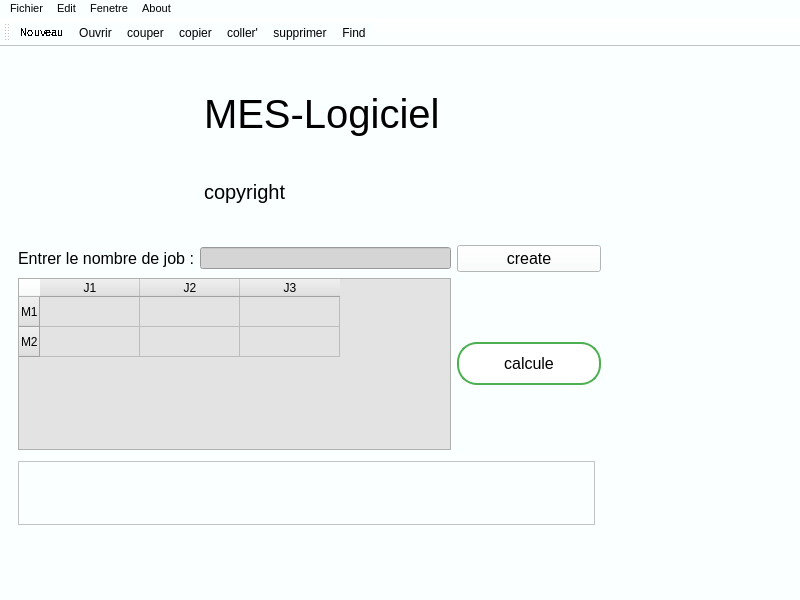
<?xml version="1.0" encoding="UTF-8"?>
<ui version="4.0">
 <class>MainWindow</class>
 <widget class="QMainWindow" name="MainWindow">
  <property name="windowModality">
   <enum>Qt::NonModal</enum>
  </property>
  <property name="geometry">
   <rect>
    <x>0</x>
    <y>0</y>
    <width>800</width>
    <height>600</height>
   </rect>
  </property>
  <property name="font">
   <font>
    <pointsize>6</pointsize>
   </font>
  </property>
  <property name="mouseTracking">
   <bool>true</bool>
  </property>
  <property name="windowTitle">
   <string>MES Logiciel</string>
  </property>
  <property name="windowIcon">
   <iconset resource="data/data.qrc">
    <normaloff>:/icons/icons/icons8-production-100.png</normaloff>:/icons/icons/icons8-production-100.png</iconset>
  </property>
  <property name="autoFillBackground">
   <bool>false</bool>
  </property>
  <property name="styleSheet">
   <string notr="true">
background-color: rgb(250, 255, 255);</string>
  </property>
  <widget class="QWidget" name="centralwidget">
   <widget class="QWidget" name="layoutWidget">
    <property name="geometry">
     <rect>
      <x>30</x>
      <y>30</y>
      <width>511</width>
      <height>151</height>
     </rect>
    </property>
    <layout class="QGridLayout" name="gridLayout">
     <item row="0" column="0" rowspan="2">
      <widget class="QLabel" name="label">
       <property name="styleSheet">
        <string notr="true">
border-image: url(:/icons/icons/icons8-production-100.png);</string>
       </property>
       <property name="text">
        <string/>
       </property>
      </widget>
     </item>
     <item row="0" column="1" colspan="2">
      <widget class="QLabel" name="label_2">
       <property name="font">
        <font>
         <pointsize>30</pointsize>
        </font>
       </property>
       <property name="text">
        <string>MES-Logiciel</string>
       </property>
      </widget>
     </item>
     <item row="1" column="1" colspan="2">
      <widget class="QLabel" name="label_3">
       <property name="font">
        <font>
         <pointsize>15</pointsize>
        </font>
       </property>
       <property name="styleSheet">
        <string notr="true"/>
       </property>
       <property name="text">
        <string>copyright</string>
       </property>
      </widget>
     </item>
    </layout>
   </widget>
   <widget class="QWidget" name="layoutWidget">
    <property name="geometry">
     <rect>
      <x>18</x>
      <y>198</y>
      <width>583</width>
      <height>205</height>
     </rect>
    </property>
    <layout class="QGridLayout" name="gridLayout_2">
     <item row="0" column="0">
      <widget class="QLabel" name="label_5">
       <property name="font">
        <font>
         <pointsize>12</pointsize>
        </font>
       </property>
       <property name="text">
        <string>Entrer le nombre de job :</string>
       </property>
      </widget>
     </item>
     <item row="0" column="1">
      <widget class="QLineEdit" name="lineEdit">
       <property name="styleSheet">
        <string notr="true">background-color: rgb(213, 213, 213);</string>
       </property>
      </widget>
     </item>
     <item row="1" column="0" colspan="2">
      <widget class="QTableWidget" name="table">
       <property name="styleSheet">
        <string notr="true">background-color: rgb(227, 227, 227);</string>
       </property>
       <row>
        <property name="text">
         <string>M1</string>
        </property>
       </row>
       <row>
        <property name="text">
         <string>M2</string>
        </property>
       </row>
       <column>
        <property name="text">
         <string>J1</string>
        </property>
       </column>
       <column>
        <property name="text">
         <string>J2</string>
        </property>
       </column>
       <column>
        <property name="text">
         <string>J3</string>
        </property>
       </column>
      </widget>
     </item>
     <item row="1" column="2">
      <widget class="QPushButton" name="calcule">
       <property name="font">
        <font>
         <pointsize>-1</pointsize>
        </font>
       </property>
       <property name="styleSheet">
        <string notr="true">QPushButton {
    background-color: white; /* Couleur de fond blanche */
    border: 2px solid #4CAF50; /* Bordure verte */
    color: black; /* Couleur du texte noire */
    padding: 10px 20px; /* Espacement interne */
    font-size: 16px; /* Taille de la police */
    border-radius: 20px; /* Coins arrondis */
    min-width: 100px; /* Largeur minimale du bouton */
    transition: all 0.3s ease; /* Transition douce pour toutes les propriétés */
}

QPushButton:hover {
    background-color: #f0f0f0; /* Légère couleur grise au survol */
}

QPushButton:pressed {
    background-color: #e0e0e0; /* Couleur gris clair lors du clic */
    padding-left: 14px; /* Effet de &quot;pression&quot; */
    padding-top: 14px; /* Le bouton semble bouger vers le bas */
}</string>
       </property>
       <property name="text">
        <string>calcule</string>
       </property>
      </widget>
     </item>
     <item row="0" column="2">
      <widget class="QPushButton" name="create">
       <property name="font">
        <font>
         <pointsize>12</pointsize>
        </font>
       </property>
       <property name="text">
        <string>create</string>
       </property>
      </widget>
     </item>
    </layout>
   </widget>
   <widget class="QTextEdit" name="textEdit">
    <property name="geometry">
     <rect>
      <x>18</x>
      <y>414</y>
      <width>577</width>
      <height>64</height>
     </rect>
    </property>
   </widget>
  </widget>
  <widget class="QMenuBar" name="menubar">
   <property name="enabled">
    <bool>true</bool>
   </property>
   <property name="geometry">
    <rect>
     <x>0</x>
     <y>0</y>
     <width>800</width>
     <height>21</height>
    </rect>
   </property>
   <property name="font">
    <font>
     <pointsize>8</pointsize>
    </font>
   </property>
   <property name="cursor">
    <cursorShape>PointingHandCursor</cursorShape>
   </property>
   <property name="mouseTracking">
    <bool>true</bool>
   </property>
   <property name="defaultUp">
    <bool>false</bool>
   </property>
   <property name="nativeMenuBar">
    <bool>true</bool>
   </property>
   <widget class="QMenu" name="menuFichier">
    <property name="cursor">
     <cursorShape>PointingHandCursor</cursorShape>
    </property>
    <property name="title">
     <string>Fichier</string>
    </property>
    <addaction name="actionNouveau"/>
    <addaction name="actionopen_2"/>
    <addaction name="actionFermer"/>
    <addaction name="separator"/>
    <addaction name="actionEnregistrer"/>
    <addaction name="actionEnregistrer_sous"/>
    <addaction name="separator"/>
    <addaction name="actionquiter"/>
    <addaction name="separator"/>
   </widget>
   <widget class="QMenu" name="menuabout">
    <property name="font">
     <font>
      <pointsize>8</pointsize>
     </font>
    </property>
    <property name="title">
     <string>About</string>
    </property>
    <widget class="QMenu" name="menuAlgorithme">
     <property name="font">
      <font>
       <pointsize>8</pointsize>
      </font>
     </property>
     <property name="cursor">
      <cursorShape>PointingHandCursor</cursorShape>
     </property>
     <property name="title">
      <string>Algorithme</string>
     </property>
     <addaction name="actionJohnson_s_algorithme"/>
    </widget>
    <addaction name="menuAlgorithme"/>
    <addaction name="separator"/>
    <addaction name="actionMES_Logiciel"/>
   </widget>
   <widget class="QMenu" name="menuEdit">
    <property name="geometry">
     <rect>
      <x>217</x>
      <y>113</y>
      <width>153</width>
      <height>158</height>
     </rect>
    </property>
    <property name="font">
     <font>
      <pointsize>8</pointsize>
     </font>
    </property>
    <property name="title">
     <string>Edit</string>
    </property>
    <addaction name="actioncouper"/>
    <addaction name="actioncopier"/>
    <addaction name="actioncoller"/>
    <addaction name="actionsupprimer"/>
    <addaction name="separator"/>
    <addaction name="actionFind"/>
   </widget>
   <widget class="QMenu" name="menufenetre">
    <property name="font">
     <font>
      <pointsize>8</pointsize>
     </font>
    </property>
    <property name="title">
     <string>Fenetre</string>
    </property>
    <addaction name="actionfall_screan"/>
   </widget>
   <addaction name="menuFichier"/>
   <addaction name="menuEdit"/>
   <addaction name="menufenetre"/>
   <addaction name="menuabout"/>
  </widget>
  <widget class="QToolBar" name="toolBar">
   <property name="windowTitle">
    <string>toolBar</string>
   </property>
   <attribute name="toolBarArea">
    <enum>TopToolBarArea</enum>
   </attribute>
   <attribute name="toolBarBreak">
    <bool>false</bool>
   </attribute>
   <addaction name="actionNouveau"/>
   <addaction name="actionopen_2"/>
   <addaction name="actioncouper"/>
   <addaction name="actioncopier"/>
   <addaction name="actioncoller"/>
   <addaction name="actionsupprimer"/>
   <addaction name="actionFind"/>
  </widget>
  <action name="actionabout">
   <property name="text">
    <string>about</string>
   </property>
  </action>
  <action name="actionNouveau">
   <property name="icon">
    <iconset resource="data/data.qrc">
     <normaloff>:/icons/icons/icons8-fichier-40.png</normaloff>:/icons/icons/icons8-fichier-40.png</iconset>
   </property>
   <property name="text">
    <string>Nouveau...</string>
   </property>
   <property name="font">
    <font>
     <pointsize>8</pointsize>
     <stylestrategy>NoAntialias</stylestrategy>
     <kerning>true</kerning>
    </font>
   </property>
   <property name="shortcut">
    <string>Ctrl+N</string>
   </property>
   <property name="visible">
    <bool>true</bool>
   </property>
   <property name="menuRole">
    <enum>QAction::TextHeuristicRole</enum>
   </property>
  </action>
  <action name="actionJohnson_s_algorithm_2">
   <property name="text">
    <string>Johnson's algorithm</string>
   </property>
   <property name="font">
    <font>
     <pointsize>6</pointsize>
    </font>
   </property>
  </action>
  <action name="actionJohnson_s_algorithme">
   <property name="text">
    <string>Johnson's algorithme</string>
   </property>
   <property name="font">
    <font/>
   </property>
  </action>
  <action name="actionopen">
   <property name="text">
    <string>open</string>
   </property>
   <property name="font">
    <font>
     <pointsize>6</pointsize>
    </font>
   </property>
  </action>
  <action name="actionopen_2">
   <property name="icon">
    <iconset resource="data/data.qrc">
     <normaloff>:/icons/icons/icons8-dossier-ouvert-48.png</normaloff>:/icons/icons/icons8-dossier-ouvert-48.png</iconset>
   </property>
   <property name="text">
    <string>Ouvrir...</string>
   </property>
   <property name="font">
    <font/>
   </property>
   <property name="shortcut">
    <string>Ctrl+O</string>
   </property>
  </action>
  <action name="actionFermer">
   <property name="text">
    <string>Fermer</string>
   </property>
   <property name="font">
    <font/>
   </property>
   <property name="shortcut">
    <string>Ctrl+F4</string>
   </property>
  </action>
  <action name="actionEnregistrer">
   <property name="icon">
    <iconset resource="data/data.qrc">
     <normaloff>:/icons/icons/icons8-sauvegarder-48.png</normaloff>:/icons/icons/icons8-sauvegarder-48.png</iconset>
   </property>
   <property name="text">
    <string>Enregistrer</string>
   </property>
   <property name="font">
    <font/>
   </property>
  </action>
  <action name="actionEnregistrer_sous">
   <property name="icon">
    <iconset resource="data/data.qrc">
     <normaloff>:/icons/icons/icons8-enregistrer-sous-48.png</normaloff>:/icons/icons/icons8-enregistrer-sous-48.png</iconset>
   </property>
   <property name="text">
    <string>Enregistrer sous</string>
   </property>
   <property name="font">
    <font/>
   </property>
  </action>
  <action name="actionquiter">
   <property name="text">
    <string>Quitter</string>
   </property>
   <property name="font">
    <font/>
   </property>
  </action>
  <action name="actioncouper">
   <property name="icon">
    <iconset resource="data/data.qrc">
     <normaloff>:/icons/icons/icons8-couper-48.png</normaloff>:/icons/icons/icons8-couper-48.png</iconset>
   </property>
   <property name="text">
    <string>couper</string>
   </property>
  </action>
  <action name="actioncopier">
   <property name="icon">
    <iconset resource="data/data.qrc">
     <normaloff>:/icons/icons/blue-document-copy.png</normaloff>:/icons/icons/blue-document-copy.png</iconset>
   </property>
   <property name="text">
    <string>copier</string>
   </property>
  </action>
  <action name="actioncoller">
   <property name="icon">
    <iconset resource="data/data.qrc">
     <normaloff>:/icons/icons/icons8-coller-comme-texte-48.png</normaloff>:/icons/icons/icons8-coller-comme-texte-48.png</iconset>
   </property>
   <property name="text">
    <string>coller'</string>
   </property>
  </action>
  <action name="actionsupprimer">
   <property name="icon">
    <iconset resource="data/data.qrc">
     <normaloff>:/icons/icons/cross-script.png</normaloff>:/icons/icons/cross-script.png</iconset>
   </property>
   <property name="text">
    <string>supprimer</string>
   </property>
  </action>
  <action name="actionMES_Logiciel">
   <property name="text">
    <string>MES-Logiciel</string>
   </property>
  </action>
  <action name="actionfall_screan">
   <property name="text">
    <string>fall screan</string>
   </property>
   <property name="font">
    <font/>
   </property>
  </action>
  <action name="actionFind">
   <property name="icon">
    <iconset resource="data/data.qrc">
     <normaloff>:/icons/icons/icons/binocular.png</normaloff>:/icons/icons/icons/binocular.png</iconset>
   </property>
   <property name="text">
    <string>Find</string>
   </property>
  </action>
 </widget>
 <resources>
  <include location="data/data.qrc"/>
 </resources>
 <connections/>
</ui>
